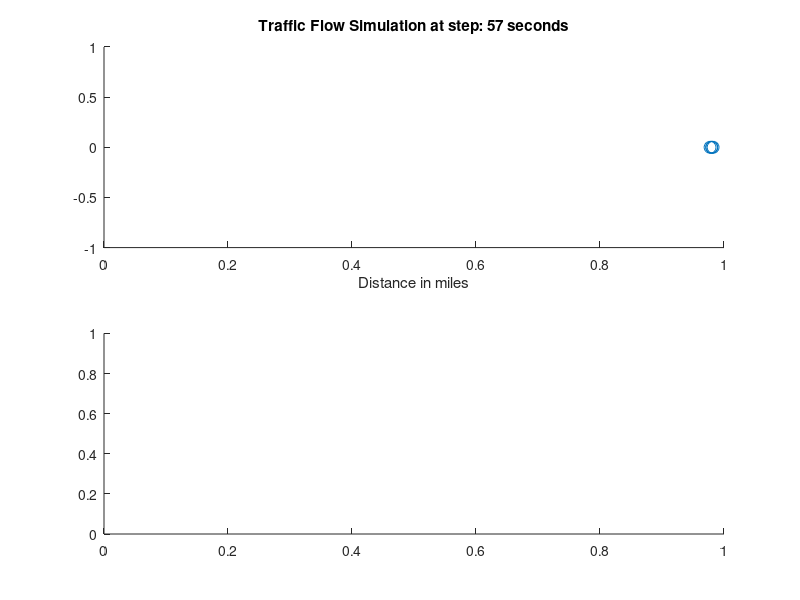

Write the MATLAB code that produced this figure. (Note: this script raises an error after producing the figure.)
% Traffic Flow Model on 101 Freeway using Monte Carlo Simulation


% Number of vehicles on the road (100 vehicles are selected at random)
%we can change this based on realtime dataset or apply random logic to select
%any 100/N vehicles from the dataset
Selected_vehicles = 100; 

% Simulation time in seconds (1 minute) this is selected to be 1 minute so
% that the simulation runs quickly
sim_time = 60; 

% Vehicle position is updated using the steps (this assumes 1-second time period)
steps = 60; 


% Total segement of the road in miles under study
road_len = 1; 

% Speed and acceleration of vehicles is based on normal distribution

% Mean speed in mph (based on average speed on 101 freeway)
mean_speed = 70; 

% Standard deviation in speed between vehicles in mph
std_speed = 10; 

% Initializing vehicle positions all vehicles start from position 0
positions = zeros(1, Selected_vehicles); 

% Initializing speed using normrnd to generate a single random value for each vehicle using the standard normal distribution.
vehicle_speeds = normrnd(mean_speed, std_speed, 1, Selected_vehicles); 

% To check if vehicle is on the road
on_road = true(1, Selected_vehicles); 

%Initializing variacle to store average speed value
avg_speed = zeros(1, Selected_vehicles);

% Initializing variable to store cumulative average speed
cum_avg_speed = zeros(1, steps);

% Simulation run Loop till maximum step
for t = 1:steps

    % Update positions based on speeds for vehicles still on the road speed is given in miles per hour, and the time is in seconds. 
    % Since the simulation is using 1-second time intervals (time_steps = 60), the division by 3600 is used to convert the speed from miles per hour to miles per second.
    positions(on_road) = positions(on_road) + vehicle_speeds(on_road) / 3600;
    
    % Sorting the positions and calculating the distances between consecutive vehicles.
    dist_inbetween_vehi = diff(sort(positions));
    
    % Randomly updating speeds using a Monte Carlo process for vehicles that are on the road
    %The accelerations is using normal distribution with a mean of 0 and a standard deviation of 2. 
    % This randomness to acceleration, is stimulating driver behavior or road conditions.
    accel = normrnd(0, 2, 1, Selected_vehicles); 

    %The randomly generated acceleration is added with current speed of the
    %vehicles
    vehicle_speeds(on_road) = vehicle_speeds(on_road) + accel(on_road);
    
    % To stimulate close to real speeds on free we include speed limits
    % such that the vechicle speed is between 60 and 85
    vehicle_speeds(vehicle_speeds < 60) = 60;
    vehicle_speeds(vehicle_speeds > 85) = 85;
    
    % This to make sure that there is  between vehicles are maintained
    vehicle_speeds(dist_inbetween_vehi < 0.05) = max(vehicle_speeds(dist_inbetween_vehi < 0.05), 60);
    
    % Once the vehicle reaches end of the road we have to make sure that
    % the on road condition is set to false
    exceeded_end = positions + vehicle_speeds / 3600 > road_len;
    on_road(exceeded_end) = false;
    
    % Bar chart for each vehicle's speed during simulation
    % Creating a subplot grid with 2 rows and 1 column
    %It selects the second subplot (bottom subplot) as the current subplot.
    subplot(2, 1, 2);
    bar(round(vehicle_speeds(on_road)));

    % Adjusting the limit of the y-axis to 90 mph as the maximum speed set is 85mph
    ylim([0, 90]); 
    xlabel('Vehicle Number');
    ylabel('Speed in mph');
    title(['Vehicle Speeds at step: ' num2str(t) ' seconds']);
    drawnow;
    
    % Plot the simulation
    % Creating a subplot grid with 2 rows and 1 column
    % It selects the first subplot (top subplot) as the current subplot.
    subplot(2, 1, 1);

    % Creating a scatter plot of vehicle positions on x-axis with y-axis = 0. 
    % The size of each point is set to 75.
    scatter(positions(on_road), zeros(1, sum(on_road)), 75); 

    % Adjusting the limit of the x-axis to road length as maximum road
    %length is 1 mile
    xlim([0, road_len]);

    % Adjusting the limit of the y-axis as it is set to 0
    ylim([-1, 1]);

    xlabel('Distance in miles');
    title(['Traffic Flow Simulation at step: ' num2str(t) ' seconds']);
    
    drawnow;

    % Calculating the traffic density using the length of road and vehicles
    % on the road at that time
    traffic_densi = sum(on_road) / road_len;
    disp(['Traffic Density at step ' num2str(t) ':' num2str(round(traffic_densi)) ' vehicles/mile']);

    % Calculating average speed at each simulation step
    avg_speed = round(mean(vehicle_speeds(on_road)));
    disp(['Average Traffic Speed at step ' num2str(t) ':' num2str(avg_speed) ' mph']);

    % Updating the cumulative average speed of all vehicles during the entire simulation 
    % only if average_speed doesn't have error
    if ~isnan(avg_speed)
        cum_avg_speed(t) = avg_speed;
    end
end

% Remove error entries from cumulative_avg_speed to error free cummulati
cum_avg_speed = cum_avg_speed(~isnan(cum_avg_speed));

% Calculating average speed of all vehicles during the entire simulationof average speeds
avg_speed_all_vehi = round(mean(cum_avg_speed));

disp(['All Vehicle Average Traffic Speed during simulation: ' num2str(avg_speed_all_vehi) ' mph']);
